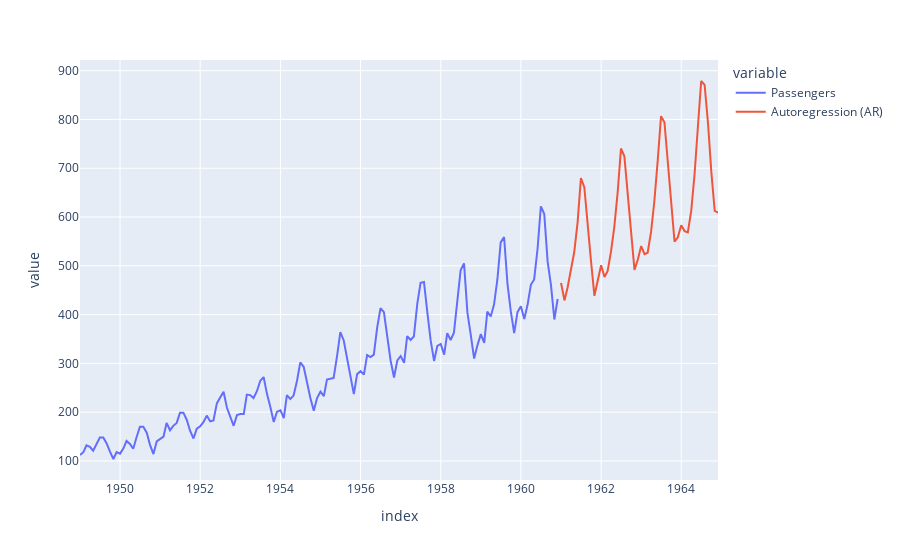

The cell this chart's notebook holds for it:
### Markdown cell above
### Autoregression (AR)

### Code cell
from statsmodels.tsa.ar_model import AutoReg
pd.options.plotting.backend = "plotly"

def ar_forecast(data, lags, horizon):
    model = AutoReg(data, lags=lags)
    model_fit = model.fit()
    forecast = model_fit.predict(start=len(data), end=len(data)+horizon-1)
    return forecast

df_forecast_arima_components = df_forecast_base.copy()
df_forecast_arima_components['Autoregression (AR)'] = ar_forecast(data, 12, horizon)

pd.concat([df_passengers, df_forecast_arima_components]).plot()

### Figure 1 — Plotly figure (JSON) as saved in the notebook; plotly's stock layout.template omitted (floating-point values rounded to 4 significant figures; data arrays with more than 128 entries replaced by an {"elided": "..."} marker saying what was removed)
{"data": [{"hovertemplate": "variable=Passengers<br>index=%{x}<br>value=%{y}<extra></extra>", "legendgroup": "Passengers", "line": {"color": "#636efa", "dash": "solid"}, "marker": {"symbol": "circle"}, "mode": "lines", "name": "Passengers", "orientation": "v", "showlegend": true, "type": "scatter", "x": {"elided": "192 str values"}, "xaxis": "x", "y": {"elided": "192 float values"}, "yaxis": "y"}, {"hovertemplate": "variable=Autoregression (AR)<br>index=%{x}<br>value=%{y}<extra></extra>", "legendgroup": "Autoregression (AR)", "line": {"color": "#EF553B", "dash": "solid"}, "marker": {"symbol": "circle"}, "mode": "lines", "name": "Autoregression (AR)", "orientation": "v", "showlegend": true, "type": "scatter", "x": {"elided": "192 str values"}, "xaxis": "x", "y": {"elided": "192 float values"}, "yaxis": "y"}], "layout": {"legend": {"title": {"text": "variable"}, "tracegroupgap": 0}, "margin": {"t": 60}, "xaxis": {"anchor": "y", "domain": [0, 1], "title": {"text": "index"}}, "yaxis": {"anchor": "x", "domain": [0, 1], "title": {"text": "value"}}}}
